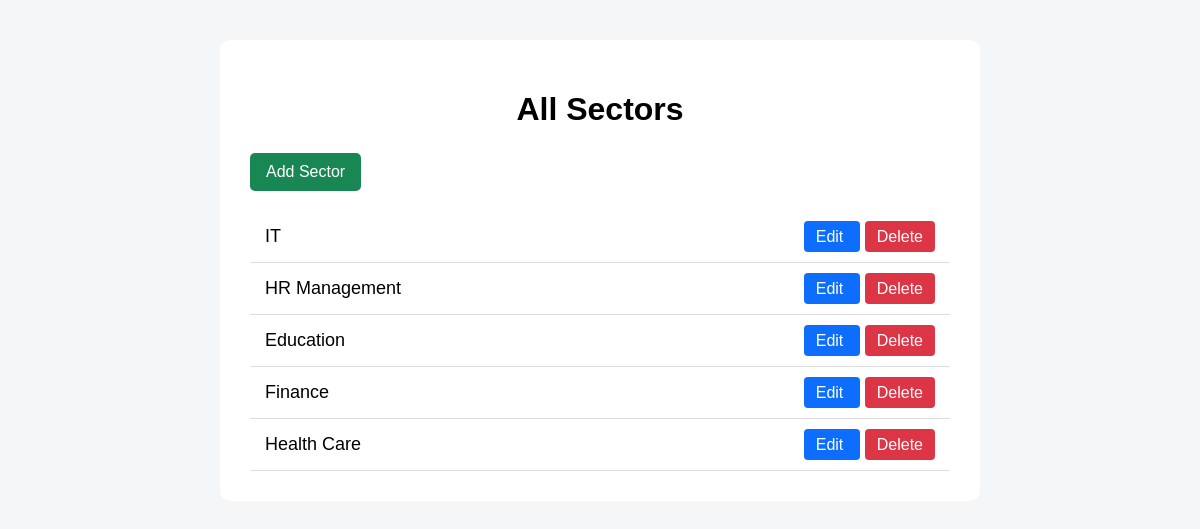
Page /sector-list/ on the earlier database version.
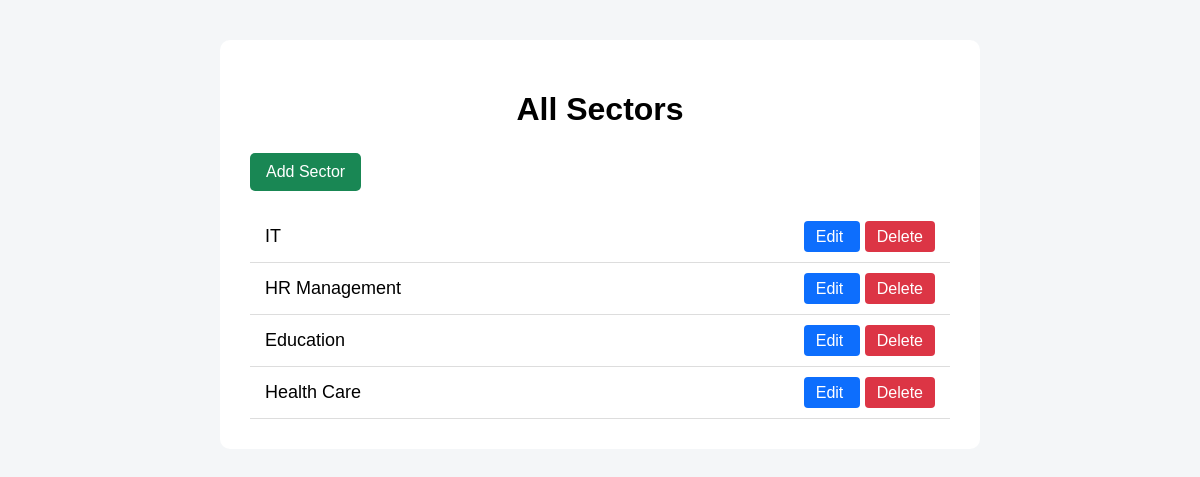
Same page on the later database version.
### jobs/models.py (models this page shows, shortened)
class Sectors(models.Model):
    name=models.CharField(max_length=50)

### jobs/views.py (the view)
# urls.py: path('sector-list/',views.SectorListView.as_view(),name='sector_list'),
class SectorListView(ListView):
    model = Sectors
    template_name = 'sector-list.html'
    context_object_name = 'sectors'

### jobs/context_processors.py (called while the page is built)
def allSectors(request):
    all_sectors=Sectors.objects.all()
    return dict(sectors=all_sectors)

def notification_count(request):
    if request.user.is_authenticated and not request.user.is_superuser:
        count = Notification.objects.filter(user=request.user, is_read=False).count()
        return { "notification_count": count}
    return {"notification_count": 0}

### templates/sector-list.html (shortened to what this page needs)
<!DOCTYPE html>
<html>
<head>
</head>
<body>
<div class="container">
    <h1>All Sectors</h1>
    <a href="{% url 'sector_create' %}" class="add-btn">
        Add Sector
    </a>
    {% for sector in sectors %}
        <div class="sector">
            <span class="sector-name">
                {{ sector.name }}
            </span>
            <div class="actions">
                <a href="{% url 'sector_update' %}"
                   class="edit">
                    Edit
                </a>
                <a href="{% url 'sector_delete' sector.id %}"
                   class="delete">
                    Delete
                </a>
            </div>
        </div>
    {% empty %}
        <p>No sectors available.</p>
    {% endfor %}
</div>
</body>
</html>

Differences in the rows shown:
removed Sectors: name "Finance"
